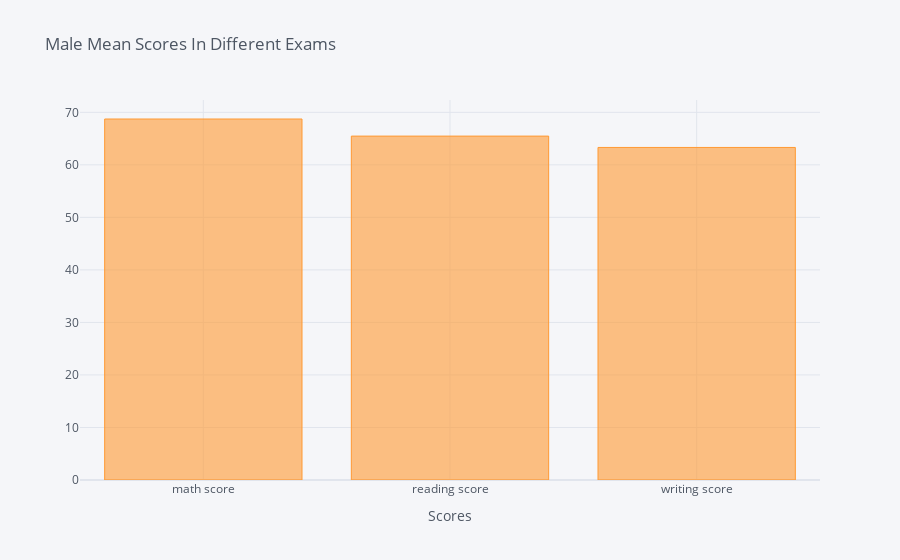

Notebook cell for this chart:
### Code cell
sep[sep['gender'] == 'male'].mean().iplot(kind = 'bar',xTitle = 'Scores',title = 'Male Mean Scores In Different Exams')

### Figure 1 — Plotly figure (JSON) as saved in the notebook; plotly's stock layout.template omitted (floating-point values rounded to 4 significant figures)
{"data": [{"marker": {"color": "rgba(255, 153, 51, 0.6)", "line": {"color": "rgba(255, 153, 51, 1.0)", "width": 1}}, "name": "None", "orientation": "v", "text": "", "type": "bar", "x": ["math score", "reading score", "writing score"], "y": [68.73, 65.47, 63.31]}], "layout": {"legend": {"bgcolor": "#F5F6F9", "font": {"color": "#4D5663"}}, "paper_bgcolor": "#F5F6F9", "plot_bgcolor": "#F5F6F9", "title": {"font": {"color": "#4D5663"}, "text": "Male Mean Scores In Different Exams"}, "xaxis": {"gridcolor": "#E1E5ED", "showgrid": true, "tickfont": {"color": "#4D5663"}, "title": {"font": {"color": "#4D5663"}, "text": "Scores"}, "zerolinecolor": "#E1E5ED"}, "yaxis": {"gridcolor": "#E1E5ED", "showgrid": true, "tickfont": {"color": "#4D5663"}, "title": {"font": {"color": "#4D5663"}, "text": ""}, "zerolinecolor": "#E1E5ED"}}}
